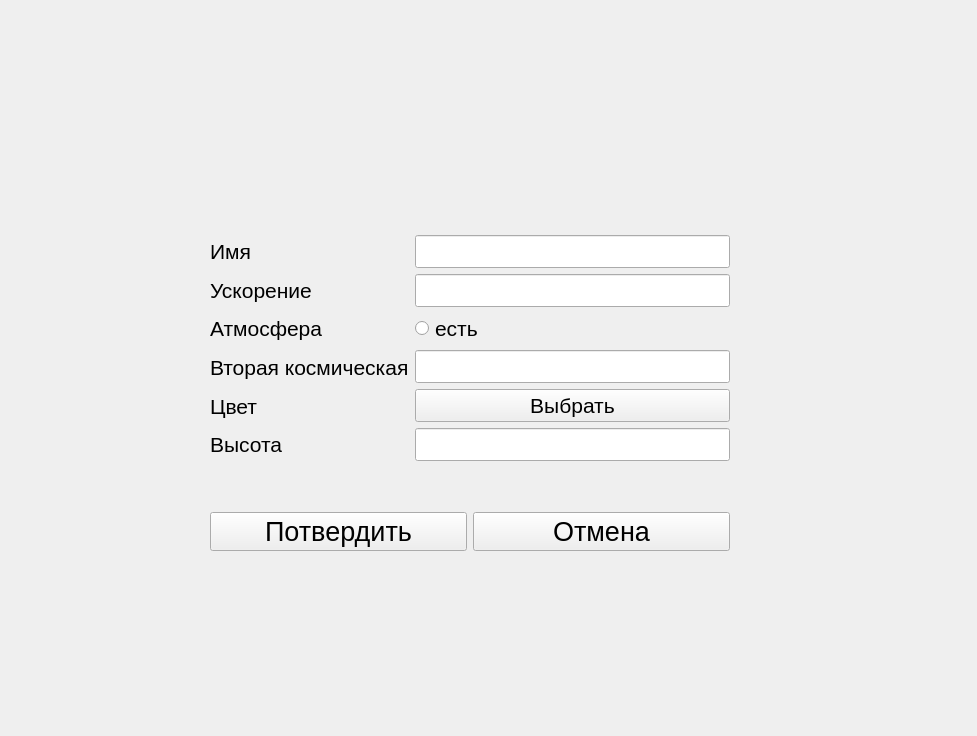
<?xml version="1.0" encoding="UTF-8"?>
<ui version="4.0">
 <class>PlanetAdd</class>
 <widget class="QWidget" name="PlanetAdd">
  <property name="geometry">
   <rect>
    <x>0</x>
    <y>0</y>
    <width>977</width>
    <height>736</height>
   </rect>
  </property>
  <property name="windowTitle">
   <string>Добавить планету</string>
  </property>
  <widget class="QLabel" name="Icon">
   <property name="geometry">
    <rect>
     <x>20</x>
     <y>560</y>
     <width>361</width>
     <height>151</height>
    </rect>
   </property>
   <property name="text">
    <string/>
   </property>
   <property name="pixmap">
    <pixmap>../../../.designer/backup/Images/KspIcon.png</pixmap>
   </property>
  </widget>
  <widget class="QWidget" name="layoutWidget">
   <property name="geometry">
    <rect>
     <x>210</x>
     <y>190</y>
     <width>520</width>
     <height>406</height>
    </rect>
   </property>
   <layout class="QVBoxLayout" name="verticalLayout_3">
    <item>
     <layout class="QHBoxLayout" name="horizontalLayout">
      <item>
       <layout class="QVBoxLayout" name="verticalLayout">
        <item>
         <widget class="QLabel" name="label">
          <property name="font">
           <font>
            <pointsize>16</pointsize>
           </font>
          </property>
          <property name="text">
           <string>Имя</string>
          </property>
         </widget>
        </item>
        <item>
         <widget class="QLabel" name="label_2">
          <property name="font">
           <font>
            <pointsize>16</pointsize>
           </font>
          </property>
          <property name="text">
           <string>Ускорение</string>
          </property>
         </widget>
        </item>
        <item>
         <widget class="QLabel" name="label_3">
          <property name="font">
           <font>
            <pointsize>16</pointsize>
           </font>
          </property>
          <property name="text">
           <string>Атмосфера</string>
          </property>
         </widget>
        </item>
        <item>
         <widget class="QLabel" name="label_4">
          <property name="font">
           <font>
            <pointsize>16</pointsize>
           </font>
          </property>
          <property name="text">
           <string>Вторая космическая</string>
          </property>
         </widget>
        </item>
        <item>
         <widget class="QLabel" name="label_5">
          <property name="font">
           <font>
            <pointsize>16</pointsize>
           </font>
          </property>
          <property name="text">
           <string>Цвет</string>
          </property>
         </widget>
        </item>
        <item>
         <widget class="QLabel" name="label_6">
          <property name="font">
           <font>
            <pointsize>16</pointsize>
           </font>
          </property>
          <property name="text">
           <string>Высота</string>
          </property>
         </widget>
        </item>
       </layout>
      </item>
      <item>
       <layout class="QVBoxLayout" name="verticalLayout_2">
        <item>
         <widget class="QLineEdit" name="name">
          <property name="font">
           <font>
            <pointsize>16</pointsize>
           </font>
          </property>
         </widget>
        </item>
        <item>
         <widget class="QLineEdit" name="acceleration">
          <property name="font">
           <font>
            <pointsize>16</pointsize>
           </font>
          </property>
         </widget>
        </item>
        <item>
         <widget class="QRadioButton" name="atmoph">
          <property name="font">
           <font>
            <pointsize>16</pointsize>
           </font>
          </property>
          <property name="text">
           <string>есть</string>
          </property>
         </widget>
        </item>
        <item>
         <widget class="QLineEdit" name="second_space_speed">
          <property name="font">
           <font>
            <pointsize>16</pointsize>
           </font>
          </property>
         </widget>
        </item>
        <item>
         <widget class="QPushButton" name="color_button">
          <property name="font">
           <font>
            <pointsize>16</pointsize>
           </font>
          </property>
          <property name="text">
           <string>Выбрать</string>
          </property>
         </widget>
        </item>
        <item>
         <widget class="QLineEdit" name="alt">
          <property name="font">
           <font>
            <pointsize>16</pointsize>
           </font>
          </property>
         </widget>
        </item>
       </layout>
      </item>
     </layout>
    </item>
    <item>
     <layout class="QHBoxLayout" name="horizontalLayout_2">
      <item>
       <widget class="QPushButton" name="saveBut">
        <property name="font">
         <font>
          <pointsize>20</pointsize>
         </font>
        </property>
        <property name="text">
         <string>Потвердить</string>
        </property>
       </widget>
      </item>
      <item>
       <widget class="QPushButton" name="cancel">
        <property name="font">
         <font>
          <pointsize>20</pointsize>
         </font>
        </property>
        <property name="text">
         <string>Отмена</string>
        </property>
       </widget>
      </item>
     </layout>
    </item>
   </layout>
  </widget>
 </widget>
 <resources/>
 <connections/>
</ui>
